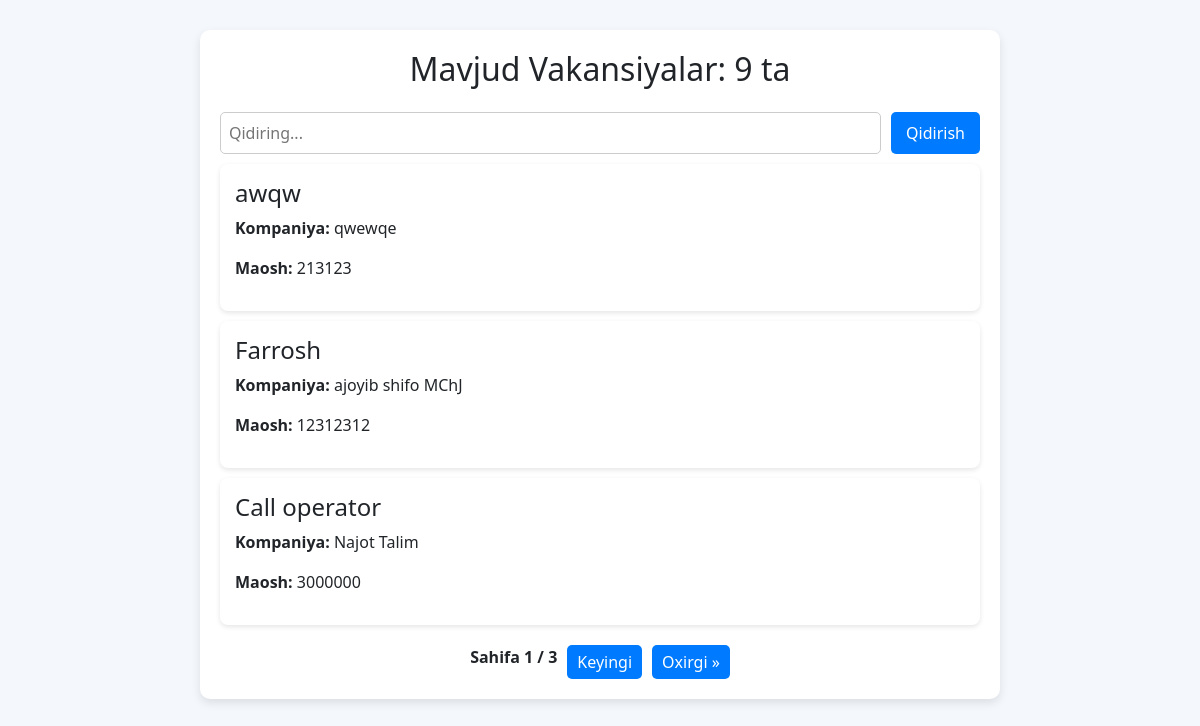
/vacancy/all/, run on an earlier commit of the app's database.
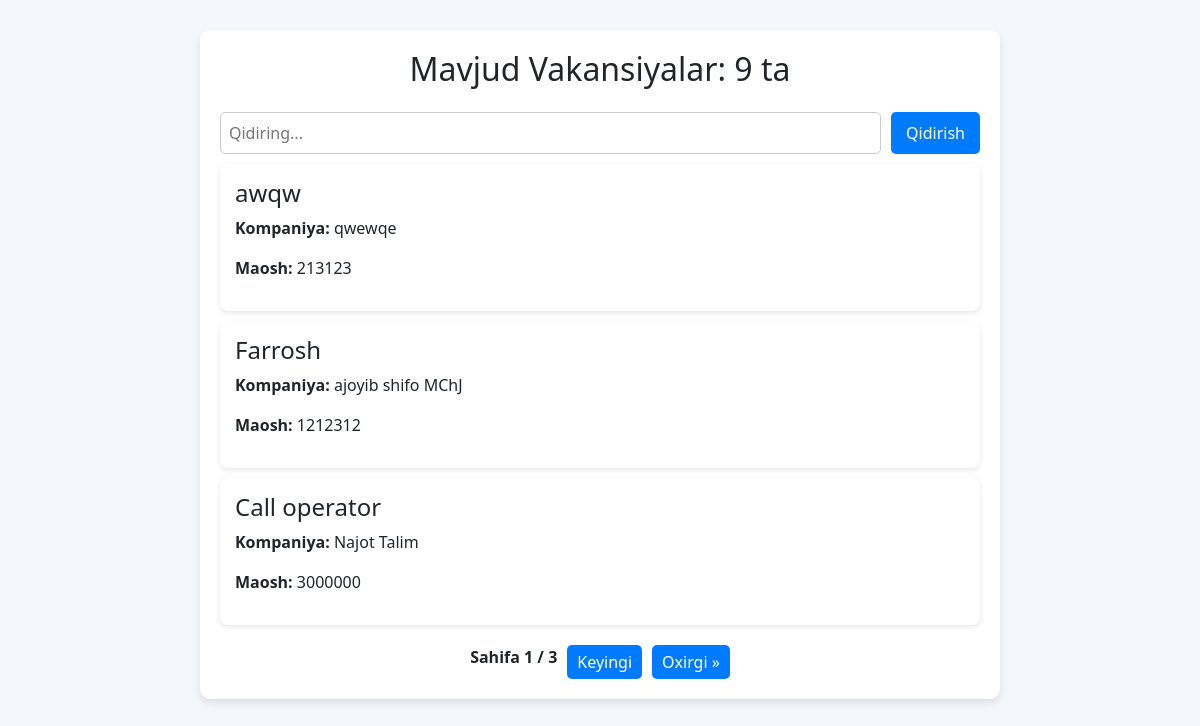
And on a later commit of the database.
### vacancy/models.py (models this page shows, shortened)
class Vacancy(models.Model):
    title = models.CharField(max_length=300)
    company = models.CharField(max_length=300)
    requirements = models.TextField()
    salary = models.IntegerField()
    location = models.CharField(max_length=200)
    created_at = models.DateTimeField(auto_now_add=True)
    contact = models.CharField(max_length=150, default='None')
    class Meta:
        ordering = ['-created_at']
        verbose_name_plural = 'Vacancies'

### vacancy/views.py (the view)
# urls.py: path('all/', AllVacanciesView.as_view(), name='all_vacancies'),
class AllVacanciesView(View):
    def get(self, request):
        all_vacancies = Vacancy.objects.all()
        query = request.GET.get('q', '')
        if query:
            all_vacancies = all_vacancies.filter(title__icontains=query)
        all = all_vacancies.count()
        paginator = Paginator(all_vacancies, 3)
        page_number = request.GET.get('page')
        page_obj = paginator.get_page(page_number)
        vacancies = page_obj.object_list
        context = {
            'page_obj': page_obj,
            'vacancies' : vacancies,
            'all' : all,
            'query' : query
        }
        return render(request, 'all_vacancies.html', context)

### vacancy/templates/all_vacancies.html (shortened to what this page needs)
<!DOCTYPE html>
<html lang="uz">
<head>
    <link href="https://cdn.jsdelivr.net/npm/bootstrap@5.3.0/dist/css/bootstrap.min.css" rel="stylesheet">
</head>
<body>
<div class="container">
    <h2 class="text-center mb-4">Mavjud Vakansiyalar: {{ all }} ta</h2>
    <form method="get" action="{% url 'vacancy:all_vacancies' %}" class="search-box">
        <input type="text" name="q" value="{{ query }}" placeholder="Qidiring...">
        <button type="submit">Qidirish</button>
    </form>
    {% for vacancy in vacancies %}
        <a href="{% url 'vacancy:vacancy_details' vacancy.id %}" class="text-decoration-none text-dark">
            <div class="vacancy-card">
                <h4>{{ vacancy.title }}</h4>
                <p><strong>Kompaniya:</strong> {{ vacancy.company }}</p>
                <p><strong>Maosh:</strong> {{ vacancy.salary }}</p>
            </div>
        </a>
    {% endfor %}
    <div class="pagination">
        <span class="current">
            Sahifa {{ page_obj.number }} / {{ page_obj.paginator.num_pages }}
        </span>
        {% if page_obj.has_next %}
            <a href="?page={{ page_obj.next_page_number }}">Keyingi</a>
            <a href="?page={{ page_obj.paginator.num_pages }}">Oxirgi &raquo;</a>
        {% endif %}
    </div>
</div>
</body>
</html>

### vacancy/templates/all_vacancies.html (style rules this page uses)
body { background: #f4f7fc; }
.container { max-width: 800px; margin: 30px auto; background: white; padding: 20px; border-radius: 10px; box-shadow: 0 4px 10px rgba(0, 0, 0, 0.1); }
.search-box { display: flex; gap: 10px; }
.search-box input { flex-grow: 1; padding: 8px; border: 1px solid #ccc; border-radius: 5px; }
.search-box button { padding: 8px 15px; border: none; background: #007bff; color: white; border-radius: 5px; cursor: pointer; transition: 0.3s; }
.vacancy-card { padding: 15px; margin: 10px 0; background: #fff; border-radius: 8px; box-shadow: 0 2px 5px rgba(0, 0, 0, 0.1); transition: 0.3s; }
.pagination { margin-top: 20px; display: flex; justify-content: center; gap: 10px; }
.pagination a { text-decoration: none; padding: 5px 10px; background: #007bff; color: white; border-radius: 5px; transition: 0.3s; }
.current { font-weight: bold; }

What changed in the data, as far as the page shows it:
changed Vacancy "Farrosh": salary "12312312" → "1212312"
